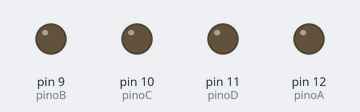
A sketch run on a simulated Arduino Uno, built with avr-gcc and run on an emulated ATmega328P. Shown: output pins drawn as LEDs (lit = HIGH).

Above: at 0.5 s.
At 2.5 s:
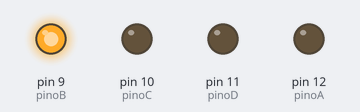
At 3.5 s:
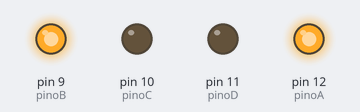
At 5.5 s:
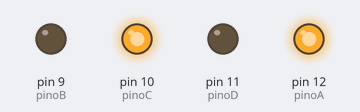
At 8.5 s:
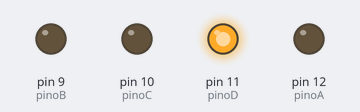
At 11.5 s:
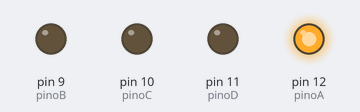
Timing chart, 0 to 13.0 s (numbered marks = the images above):
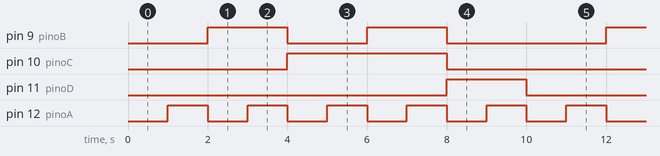

The sketch:

display_com_CI4511.ino
```cpp
// A função principal do circuito integrado CI4511 é traduzir/converter BCD para o display de 7 seg.

// Variáveis de conexão
const int pinoA = 12;
const int pinoB = 9;
const int pinoC = 10;
const int pinoD = 11;

void setup() {
  // Configuração dos pinos
  pinMode(pinoA, OUTPUT);
  pinMode(pinoB, OUTPUT);
  pinMode(pinoC, OUTPUT);
  pinMode(pinoD, OUTPUT);
}

void loop() {
  // Liga os bits necessários para formar 0 = 0000
  digitalWrite(pinoA, LOW);
  digitalWrite(pinoB, LOW);
  digitalWrite(pinoC, LOW);
  digitalWrite(pinoD, LOW);
  delay(1000);

  // Liga os bits necessários para formar 1 = 0001
  digitalWrite(pinoA, HIGH);
  digitalWrite(pinoB, LOW);
  digitalWrite(pinoC, LOW);
  digitalWrite(pinoD, LOW);
  delay(1000);

  // Liga os bits necessários para formar 2 = 0010
  digitalWrite(pinoA, LOW);
  digitalWrite(pinoB, HIGH);
  digitalWrite(pinoC, LOW);
  digitalWrite(pinoD, LOW);
  delay(1000);

  // Liga os bits necessários para formar 3 = 0011
  digitalWrite(pinoA, HIGH);
  digitalWrite(pinoB, HIGH);
  digitalWrite(pinoC, LOW);
  digitalWrite(pinoD, LOW);
  delay(1000);

  // Liga os bits necessários para formar 4 = 0100
  digitalWrite(pinoA, LOW);
  digitalWrite(pinoB, LOW);
  digitalWrite(pinoC, HIGH);
  digitalWrite(pinoD, LOW);
  delay(1000);

  // Liga os bits necessários para formar 5 = 0101
  digitalWrite(pinoA, HIGH);
  digitalWrite(pinoB, LOW);
  digitalWrite(pinoC, HIGH);
  digitalWrite(pinoD, LOW);
  delay(1000);

  // Liga os bits necessários para formar 6 = 0110
  digitalWrite(pinoA, LOW);
  digitalWrite(pinoB, HIGH);
  digitalWrite(pinoC, HIGH);
  digitalWrite(pinoD, LOW);
  delay(1000);

  // Liga os bits necessários para formar 7 = 0111
  digitalWrite(pinoA, HIGH);
  digitalWrite(pinoB, HIGH);
  digitalWrite(pinoC, HIGH);
  digitalWrite(pinoD, LOW);
  delay(1000);

  // Liga os bits necessários para formar 8 = 1000
  digitalWrite(pinoA, LOW);
  digitalWrite(pinoB, LOW);
  digitalWrite(pinoC, LOW);
  digitalWrite(pinoD, HIGH);
  delay(1000);

  // Liga os bits necessários para formar 9 = 1001
  digitalWrite(pinoA, HIGH);
  digitalWrite(pinoB, LOW);
  digitalWrite(pinoC, LOW);
  digitalWrite(pinoD, HIGH);
  delay(1000);
}
```

Measured:
- by itself, pin 9 (pinoB): repeats every 10.0 s: LOW 2.0 s, HIGH 2.0 s, LOW 4.0 s, HIGH 2.0 s
- by itself, pin 10 (pinoC): alternates HIGH for 4.0 s and LOW for 6.0 s
- by itself, pin 11 (pinoD): alternates HIGH for 2.0 s and LOW for 8.0 s
- by itself, pin 12 (pinoA): alternates HIGH for 1.0 s and LOW for 1.0 s
